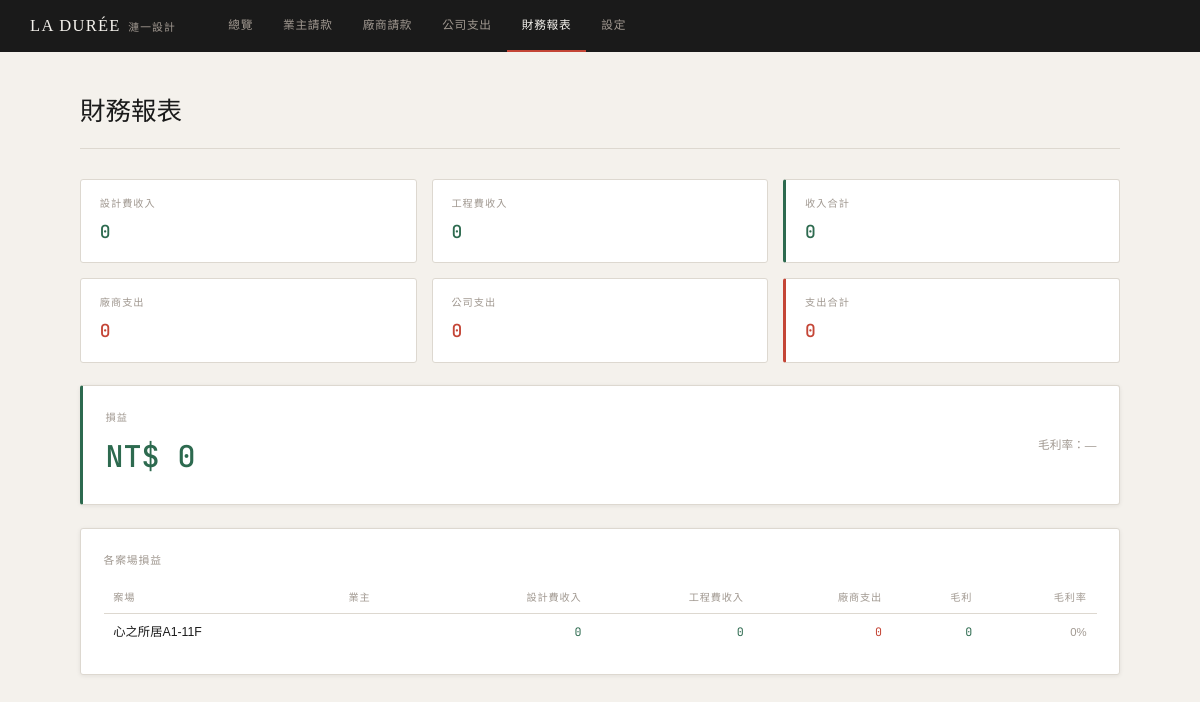
The app's page /finance/report with its own data.
### tables this page shows
CREATE TABLE projects (
        id                    INTEGER PRIMARY KEY AUTOINCREMENT,
        legacy_id             TEXT UNIQUE,
        code                  TEXT UNIQUE,
        name                  TEXT NOT NULL,
        client_name           TEXT DEFAULT '',
        client_tel            TEXT DEFAULT '',
        client_email          TEXT DEFAULT '',
        address               TEXT DEFAULT '',
        start_date            TEXT DEFAULT '',
        status                TEXT DEFAULT 'active',
        design_contract       REAL DEFAULT 0,
        design_tax            TEXT DEFAULT '未稅',
        engineering_contract  REAL DEFAULT 0,
        engineering_tax       TEXT DEFAULT '未稅',
        note                  TEXT DEFAULT '',
        created_at            TEXT DEFAULT (datetime('now','localtime')),
        updated_at            TEXT DEFAULT (datetime('now','localtime'))
    );

### app/server.py (the view)
@app.route('/finance/report')
def finance_report():
    di  = (fetchone("SELECT COALESCE(SUM(amount),0) as v FROM invoice_periods WHERE status='received' AND contract_type='design'") or {}).get('v',0)
    ei  = (fetchone("SELECT COALESCE(SUM(amount),0) as v FROM invoice_periods WHERE status='received' AND contract_type='construction'") or {}).get('v',0)
    ve  = (fetchone("SELECT COALESCE(SUM(amount),0) as v FROM vendor_payments") or {}).get('v',0)
    ce  = (fetchone("SELECT COALESCE(SUM(amount),0) as v FROM company_expenses") or {}).get('v',0)
    ti  = (di or 0)+(ei or 0)
    te  = (ve or 0)+(ce or 0)
    projects = fetchall("SELECT * FROM projects ORDER BY name")
    psl = []
    ph = _ph()
    for p in projects:
        st = project_stats(p['id'])
        vp = (fetchone(f"SELECT COALESCE(SUM(amount),0) as v FROM vendor_payments WHERE project_id={ph}",(p['id'],)) or {}).get('v',0)
        psl.append({**p,**st,'vendor_expense':vp or 0,'profit':st['total_received']-(vp or 0)})
    return render_template('finance_report.html',
        design_income=di or 0,eng_income=ei or 0,
        vendor_expense=ve or 0,company_expense=ce or 0,
        total_income=ti,total_expense=te,profit=ti-te,
        project_stats=psl,fmt=fmt)

### app/server.py (called while the page is built)
def get_db():
    if 'db' not in g:
        if IS_PG:
            import psycopg2, psycopg2.extras
            g.db = psycopg2.connect(DATABASE_URL)
            g.db_type = 'pg'
        else:
            import sqlite3
            BASE_DIR = os.path.dirname(os.path.dirname(os.path.abspath(__file__)))
            os.makedirs(os.path.join(BASE_DIR, 'data'), exist_ok=True)
            conn = sqlite3.connect(os.path.join(BASE_DIR, 'data', 'ops.db'))
            conn.row_factory = sqlite3.Row
            conn.execute("PRAGMA foreign_keys = ON")
            g.db = conn
            g.db_type = 'sqlite'
    return g.db

def _ph(): return '%s' if IS_PG else '?'

def fetchall(sql, params=()):
    get_db()
    if g.db_type == 'pg':
        import psycopg2.extras
        s = sql.replace('?','%s')
        cur = g.db.cursor(cursor_factory=psycopg2.extras.RealDictCursor)
        cur.execute(s, params)
        return [dict(r) for r in cur.fetchall()]
    return [dict(r) for r in g.db.execute(sql, params).fetchall()]

def fetchone(sql, params=()):
    rows = fetchall(sql, params)
    return rows[0] if rows else None

def fmt(n):
    try: return f'{float(n):,.0f}'
    except: return '0'

def project_stats(pid):
    ph = _ph()
    rows = fetchall(f"SELECT * FROM invoice_periods WHERE project_id={ph} ORDER BY contract_type,period_no", (pid,))
    dr = sum(p['amount'] for p in rows if p['status']=='received' and p['contract_type']=='design')
    er = sum(p['amount'] for p in rows if p['status']=='received' and p['contract_type']=='construction')
    dp = sum(p['amount'] for p in rows if p['status']!='received' and p['contract_type']=='design')
    ep = sum(p['amount'] for p in rows if p['status']!='received' and p['contract_type']=='construction')
    return dict(periods=rows,design_received=dr,eng_received=er,
                design_pending=dp,eng_pending=ep,
                total_received=dr+er,total_pending=dp+ep)

### app/templates/finance_report.html (shortened to what this page needs)
{% extends 'base.html' %}
{% block body %}
<div class="page">
  <div class="page-header">
    <div><span class="page-title">財務報表</span></div>
  </div>
  <div class="report-grid" style="grid-template-columns:repeat(3,1fr)">
    <div class="report-box">
      <div class="report-label">設計費收入</div>
      <div class="report-value income">{{ fmt(design_income) }}</div>
    </div>
    <div class="report-box">
      <div class="report-label">工程費收入</div>
      <div class="report-value income">{{ fmt(eng_income) }}</div>
    </div>
    <div class="report-box" style="border-left:3px solid var(--green)">
      <div class="report-label">收入合計</div>
      <div class="report-value income">{{ fmt(total_income) }}</div>
    </div>
    <div class="report-box">
      <div class="report-label">廠商支出</div>
      <div class="report-value expense">{{ fmt(vendor_expense) }}</div>
    </div>
    <div class="report-box">
      <div class="report-label">公司支出</div>
      <div class="report-value expense">{{ fmt(company_expense) }}</div>
    </div>
    <div class="report-box" style="border-left:3px solid var(--red)">
      <div class="report-label">支出合計</div>
      <div class="report-value expense">{{ fmt(total_expense) }}</div>
    </div>
  </div>
  <div class="card" style="margin-bottom:1.5rem;border-left:3px solid {% if profit >= 0 %}var(--green){% else %}var(--red){% endif %}">
    <div style="display:flex;justify-content:space-between;align-items:center">
      <div>
        <div style="font-size:.68rem;letter-spacing:.1em;color:var(--muted);font-weight:500;margin-bottom:.3rem">損益</div>
        <div style="font-family:'JetBrains Mono',monospace;font-size:2rem;font-weight:500;color:{% if profit >= 0 %}var(--green){% else %}var(--red){% endif %}">
          NT$ {{ fmt(profit) }}
        </div>
      </div>
      <div style="text-align:right;font-size:.78rem;color:var(--muted)">
        毛利率：{% if total_income > 0 %}{{ ((profit/total_income)*100)|round(1) }}%{% else %}—{% endif %}
      </div>
    </div>
  </div>
  <div class="card">
    <div style="font-size:.72rem;font-weight:500;letter-spacing:.08em;color:var(--muted);margin-bottom:.85rem">各案場損益</div>
    <div style="overflow-x:auto">
    <table class="finance-table">
      <thead>
        <tr>
          <th>案場</th><th>業主</th>
          <th class="r">設計費收入</th>
          <th class="r">工程費收入</th>
          <th class="r">廠商支出</th>
          <th class="r">毛利</th>
          <th class="r">毛利率</th>
        </tr>
      </thead>
      <tbody>
        {% for p in project_stats %}
          {% set gross = p.total_received - p.vendor_expense %}
          {% set margin = ((gross/p.total_received)*100)|round(1) if p.total_received > 0 else 0 %}
          <tr>
            <td style="font-weight:500">{{ p.name }}</td>
            <td style="color:var(--mid)">{{ p.client_name }}</td>
            <td class="r mono" style="color:var(--green)">{{ fmt(p.design_received) }}</td>
            <td class="r mono" style="color:var(--green)">{{ fmt(p.eng_received) }}</td>
            <td class="r mono" style="color:var(--red)">{{ fmt(p.vendor_expense) }}</td>
            <td class="r mono" style="color:{% if gross >= 0 %}var(--green){% else %}var(--red){% endif %}">{{ fmt(gross) }}</td>
            <td class="r" style="font-size:.76rem;color:var(--muted)">{{ margin }}%</td>
          </tr>
        {% endfor %}
      </tbody>
    </table>
    </div>
  </div>
</div>
{% endblock %}

### app/static/css/style.css (style rules this page uses)
:root { --cream: #f4f1ec; --ink: #1a1a1a; --mid: #6b6560; --muted: #a09890; --line: #ddd8d0; --red: #c44536; --red-bg: #fdf0ee; --green: #2d6a4f; --green-bg: #edf7f1; --amber: #8a6000; --amber-bg: #fdf6e3; --blue: #1d4ed8; --blue-bg:#e0edff; --white: #ffffff; --shadow: 0 1px 4px rgba(26,26,26,.08); }
* { box-sizing: border-box; margin: 0; padding: 0; }
html { font-size: 15px; }
body { font-family: 'Noto Sans TC', sans-serif; background: var(--cream); color: var(--ink); font-weight: 400; font-style: normal; line-height: 1.7; min-height: 100vh; }
.page { max-width: 1100px; margin: 0 auto; padding: 2.5rem 2rem; }
.page-header { display: flex; align-items: baseline; justify-content: space-between; margin-bottom: 2rem; border-bottom: 1px solid var(--line); padding-bottom: 1rem; }
.page-title { font-family: 'Cormorant Garamond', serif; font-size: 1.7rem; font-weight: 500; }
.card { background: var(--white); border: 1px solid var(--line); border-radius: 3px; padding: 1.5rem; box-shadow: var(--shadow); }
.card + .card { margin-top: 1rem; }
.mono { font-family: 'JetBrains Mono', monospace; font-size: .78rem; }
.finance-table { width:100%; border-collapse:collapse; font-size:.82rem; }
.finance-table th { text-align:left; font-size:.68rem; letter-spacing:.08em; color:var(--muted); font-weight:500; padding:.45rem .65rem; border-bottom:1px solid var(--line); white-space:nowrap; }
.finance-table td { padding:.55rem .65rem; border-bottom:1px solid #f0ece6; vertical-align:middle; }
.finance-table tr:last-child td { border-bottom:none; }
.finance-table .r { text-align:right; }
.finance-table .mono { font-family:'JetBrains Mono',monospace; font-size:.78rem; }
.report-grid { display:grid; grid-template-columns:repeat(3,1fr); gap:1rem; margin-bottom:1.5rem; }
.report-box { background:var(--white); border:1px solid var(--line); border-radius:3px; padding:1rem 1.25rem; }
.report-label { font-size:.68rem; letter-spacing:.1em; color:var(--muted); font-weight:500; margin-bottom:.3rem; }
.report-value { font-family:'JetBrains Mono',monospace; font-size:1.2rem; font-weight:500; }
.report-value.income { color:var(--green); }
.report-value.expense { color:var(--red); }

### records on screen
projects: name "心之所居A1-11F", fmt "0", margin "0"

### other values on screen
{{ fmt(design_income) }} "0"
{{ fmt(eng_income) }} "0"
{{ fmt(total_income) }} "0"
{{ fmt(vendor_expense) }} "0"
{{ fmt(company_expense) }} "0"
{{ fmt(total_expense) }} "0"
{{ fmt(profit) }} "0"
